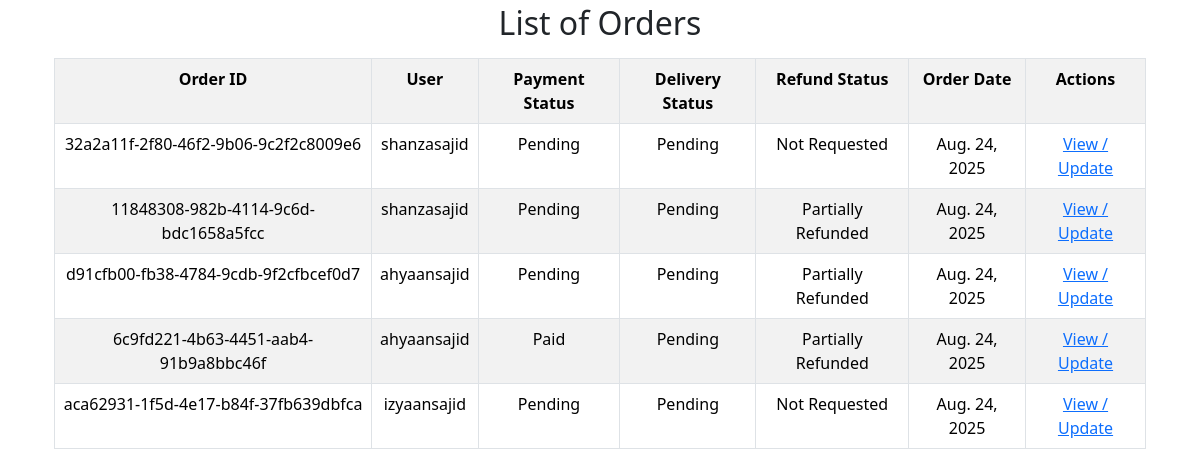
Screenshot of /staff_dashboard/order_list/ (signed in) with the database file from the repository.
### order_app/models.py (models this page shows, shortened)
class Order(models.Model):
    order_id = models.CharField(
        primary_key=True, max_length=50, default=uuid.uuid4, editable=False
    )
    user = models.ForeignKey(User, on_delete=models.CASCADE)
    address = models.ForeignKey('cart_app.Address', on_delete=models.CASCADE)
    total_quantity = models.IntegerField(default=0)
    order_amount = models.DecimalField(max_digits=10, decimal_places=2)
    order_savings = models.DecimalField(max_digits=10, decimal_places=2)
    delivery_charge = models.DecimalField(max_digits=10, decimal_places=2)
    platform_fee = models.DecimalField(max_digits=10, decimal_places=2)
    total_amount = models.DecimalField(max_digits=10, decimal_places=2)
    payment_choices = [
        ('Cash on Delivery', 'Cash on Delivery'),
        ('NetBanking', 'NetBanking'),
        ('UPI Payment', 'UPI Payment'),
        ('Wallet','Wallet')
    ]
    payment_method = models.CharField(max_length=30, choices=payment_choices)
    payment_status_choices = [
        ('Paid', 'Paid'),
        ('Pending', 'Pending'),
        ('Refunded', 'Refunded')
    ]
    payment_status = models.CharField(max_length=20, choices=payment_status_choices, default='Pending')
    status_choices = [
        ('Pending', 'Pending'),
        ('Shipped', 'Shipped'),
        ('Delivered', 'Delivered'),
        ('Cancelled', 'Cancelled'),
        ('Refunded','Refunded'),
        ('Partially Refunded','Partially Refunded')
    ]
    delivery_status = models.CharField(max_length=25, choices=status_choices, default='Pending')
    order_date = models.DateField(auto_now_add=True)
    refund_status_choices = [
        ('Not Requested', 'Not Requested'),
        ('Partially Refunded', 'Partially Refunded'),
        ('Refunded', 'Refunded'),
    ]
    refund_status = models.CharField(max_length=20, choices=refund_status_choices, default='Not Requested')
    refund_amount = models.DecimalField(max_digits=10, decimal_places=2, default=0.00)

### staff_dashboard/views.py (the view)
# urls.py: path('order_list/', views.order_list, name='staff_order_list'),
@login_required
def order_list(request):
    if not (request.user.is_staff or request.user.is_superuser):
        return HttpResponseForbidden("Not authorized")
    orders = Order.objects.all().order_by("-order_date")
    query = request.GET.get("q")
    status_filter = request.GET.get("status")
    if query:
        orders = orders.filter(Q(user__username__icontains=query) | Q(order_id__icontains=query))
    if status_filter:
        orders = orders.filter(delivery_status=status_filter)
    return render(request, "staff_dashboard/order_list.html", {"orders": orders})

### sub_category_app/context_processors.py (called while the page is built)
def all_subcategories(request):
    return {
        'all_subcategories': Sub_category.objects.all()
    }

### templates/staff_dashboard/order_list.html (shortened to what this page needs)
{% extends 'admin/admin_extend.html' %}
{% load static %}
{% block 'content' %}
<div class="container mt-1">
    <div class="container">
        <h2 style="text-align: center;">List of Orders</h2>
        <div class="table-responsive">
        <table class="table table-striped table-bordered text-center my-2">
            <tr>
                <th>Order ID</th>
                <th>User</th>
                <th>Payment Status</th>
                <th>Delivery Status</th>
                <th>Refund Status</th>
                <th>Order Date</th>
                <th>Actions</th>
            </tr>
            {% for order in orders %}
            <tr>
                <td>{{ order.order_id }}</td>
                <td>{{ order.user.username }}</td>
                <td>{{ order.payment_status }}</td>
                <td>{{ order.delivery_status }}</td>
                <td>{{ order.refund_status }}</td>
                <td>{{ order.order_date }}</td>
                <td>
                    <a href="{% url 'staff_order_detail' order.order_id %}">View / Update</a>
                </td>
            </tr>
            {% endfor %}
        </table>
    </div>
    </div>
</div>
{% endblock %}

### rows the page displays
Order: order_id "32a2a11f-2f80-46f2-9b06-9c2f2c8009e6", user.username "shanzasajid", payment_status "Pending", delivery_status "Pending", refund_status "Not Requested", order_date "Aug. 24, 2025"
Order: order_id "11848308-982b-4114-9c6d-bdc1658a5fcc", user.username "shanzasajid", payment_status "Pending", delivery_status "Pending", refund_status "Partially Refunded", order_date "Aug. 24, 2025"
Order: order_id "d91cfb00-fb38-4784-9cdb-9f2cfbcef0d7", user.username "ahyaansajid", payment_status "Pending", delivery_status "Pending", refund_status "Partially Refunded", order_date "Aug. 24, 2025"
Order: order_id "6c9fd221-4b63-4451-aab4-91b9a8bbc46f", user.username "ahyaansajid", payment_status "Paid", delivery_status "Pending", refund_status "Partially Refunded", order_date "Aug. 24, 2025"
Order: order_id "aca62931-1f5d-4e17-b84f-37fb639dbfca", user.username "izyaansajid", payment_status "Pending", delivery_status "Pending", refund_status "Not Requested", order_date "Aug. 24, 2025"
